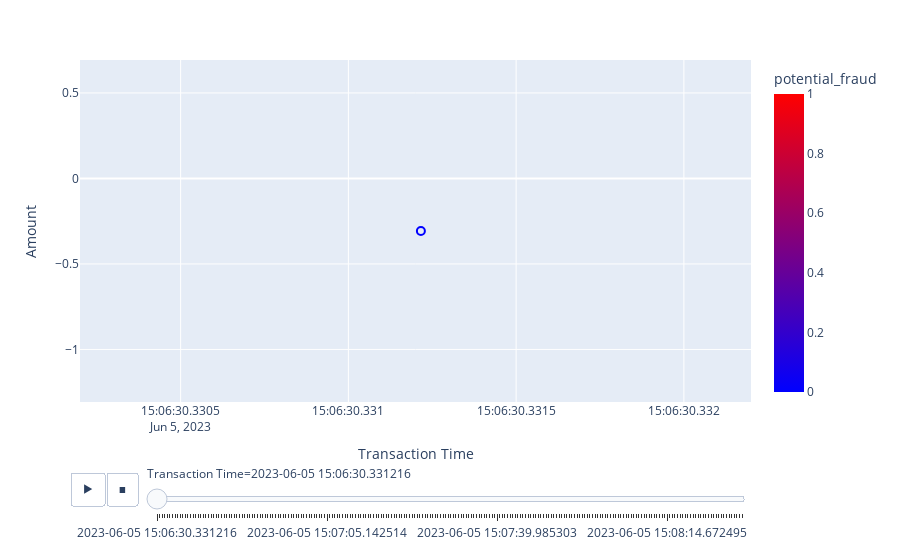

The notebook cell this image was saved under:
### Code cell
fig = px.scatter(df, x = df['Transaction Time'],
                 y = df['Amount'],
                 color='potential_fraud',
                 range_color=[0, 1],
                 color_continuous_scale=["blue", "red"],
                 animation_group='potential_fraud',
                 animation_frame='Transaction Time'
)

fig.update_traces(
    marker=dict(size=8, symbol="circle-open", line=dict(width=2, color="DarkSlateGrey")),
    selector=dict(mode="markers"),
)

fig.show()
